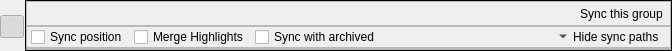
<?xml version="1.0" encoding="UTF-8"?>
<ui version="4.0">
 <class>SyncGroup</class>
 <widget class="QWidget" name="SyncGroup">
  <property name="geometry">
   <rect>
    <x>0</x>
    <y>0</y>
    <width>672</width>
    <height>50</height>
   </rect>
  </property>
  <layout class="QHBoxLayout" name="horizontalLayout_5">
   <property name="spacing">
    <number>0</number>
   </property>
   <property name="margin">
    <number>0</number>
   </property>
   <item>
    <widget class="QFrame" name="frame">
     <layout class="QVBoxLayout" name="verticalLayout">
      <property name="spacing">
       <number>0</number>
      </property>
      <property name="leftMargin">
       <number>0</number>
      </property>
      <property name="topMargin">
       <number>0</number>
      </property>
      <property name="rightMargin">
       <number>1</number>
      </property>
      <property name="bottomMargin">
       <number>0</number>
      </property>
      <item>
       <spacer name="verticalSpacer_2">
        <property name="orientation">
         <enum>Qt::Vertical</enum>
        </property>
        <property name="sizeHint" stdset="0">
         <size>
          <width>20</width>
          <height>30</height>
         </size>
        </property>
       </spacer>
      </item>
      <item>
       <widget class="QToolButton" name="power_btn">
        <property name="toolTip">
         <string>Enable or disable this Sync Group</string>
        </property>
        <property name="statusTip">
         <string>Enable or disable this Sync Group</string>
        </property>
        <property name="text">
         <string/>
        </property>
        <property name="icon">
         <iconset resource="images.qrc">
          <normaloff>:/stuff/power32gray.png</normaloff>
          <normalon>:/stuff/power32red.png</normalon>:/stuff/power32gray.png</iconset>
        </property>
        <property name="iconSize">
         <size>
          <width>16</width>
          <height>16</height>
         </size>
        </property>
        <property name="checkable">
         <bool>true</bool>
        </property>
        <property name="checked">
         <bool>true</bool>
        </property>
        <property name="autoRaise">
         <bool>true</bool>
        </property>
       </widget>
      </item>
      <item>
       <spacer name="verticalSpacer">
        <property name="orientation">
         <enum>Qt::Vertical</enum>
        </property>
        <property name="sizeHint" stdset="0">
         <size>
          <width>20</width>
          <height>28</height>
         </size>
        </property>
       </spacer>
      </item>
     </layout>
    </widget>
   </item>
   <item>
    <widget class="QFrame" name="group_frm">
     <property name="contextMenuPolicy">
      <enum>Qt::CustomContextMenu</enum>
     </property>
     <property name="frameShape">
      <enum>QFrame::Box</enum>
     </property>
     <property name="frameShadow">
      <enum>QFrame::Plain</enum>
     </property>
     <property name="lineWidth">
      <number>1</number>
     </property>
     <layout class="QVBoxLayout" name="verticalLayout_2">
      <property name="spacing">
       <number>0</number>
      </property>
      <property name="margin">
       <number>0</number>
      </property>
      <item>
       <widget class="QFrame" name="title_frm">
        <property name="sizePolicy">
         <sizepolicy hsizetype="Preferred" vsizetype="Fixed">
          <horstretch>0</horstretch>
          <verstretch>0</verstretch>
         </sizepolicy>
        </property>
        <property name="frameShape">
         <enum>QFrame::StyledPanel</enum>
        </property>
        <property name="frameShadow">
         <enum>QFrame::Raised</enum>
        </property>
        <layout class="QHBoxLayout" name="horizontalLayout_4">
         <property name="margin">
          <number>0</number>
         </property>
         <item>
          <widget class="QToolButton" name="refresh_btn">
           <property name="toolTip">
            <string>Reload the Group and check the paths for errors</string>
           </property>
           <property name="statusTip">
            <string>Reload the Group and check the paths for errors</string>
           </property>
           <property name="text">
            <string/>
           </property>
           <property name="icon">
            <iconset resource="images.qrc">
             <normaloff>:/stuff/refresh16.png</normaloff>:/stuff/refresh16.png</iconset>
           </property>
           <property name="iconSize">
            <size>
             <width>16</width>
             <height>16</height>
            </size>
           </property>
           <property name="checked">
            <bool>false</bool>
           </property>
           <property name="autoRaise">
            <bool>true</bool>
           </property>
          </widget>
         </item>
         <item>
          <spacer name="horizontalSpacer_2">
           <property name="orientation">
            <enum>Qt::Horizontal</enum>
           </property>
           <property name="sizeHint" stdset="0">
            <size>
             <width>40</width>
             <height>20</height>
            </size>
           </property>
          </spacer>
         </item>
         <item>
          <widget class="QLabel" name="title_lbl">
           <property name="autoFillBackground">
            <bool>true</bool>
           </property>
           <property name="text">
            <string/>
           </property>
           <property name="alignment">
            <set>Qt::AlignCenter</set>
           </property>
          </widget>
         </item>
         <item>
          <spacer name="horizontalSpacer">
           <property name="orientation">
            <enum>Qt::Horizontal</enum>
           </property>
           <property name="sizeHint" stdset="0">
            <size>
             <width>161</width>
             <height>20</height>
            </size>
           </property>
          </spacer>
         </item>
         <item>
          <widget class="QToolButton" name="sync_btn">
           <property name="toolTip">
            <string>Start the sync/merge process for this group</string>
           </property>
           <property name="statusTip">
            <string>Start the sync/merge process for this group</string>
           </property>
           <property name="text">
            <string>Sync this group</string>
           </property>
           <property name="icon">
            <iconset resource="images.qrc">
             <normaloff>:/stuff/sync.png</normaloff>:/stuff/sync.png</iconset>
           </property>
           <property name="checked">
            <bool>false</bool>
           </property>
           <property name="toolButtonStyle">
            <enum>Qt::ToolButtonTextBesideIcon</enum>
           </property>
           <property name="autoRaise">
            <bool>true</bool>
           </property>
          </widget>
         </item>
        </layout>
       </widget>
      </item>
      <item>
       <widget class="QFrame" name="checks_frm">
        <property name="sizePolicy">
         <sizepolicy hsizetype="Preferred" vsizetype="Fixed">
          <horstretch>0</horstretch>
          <verstretch>0</verstretch>
         </sizepolicy>
        </property>
        <property name="frameShape">
         <enum>QFrame::StyledPanel</enum>
        </property>
        <property name="frameShadow">
         <enum>QFrame::Raised</enum>
        </property>
        <layout class="QHBoxLayout" name="horizontalLayout">
         <property name="leftMargin">
          <number>4</number>
         </property>
         <property name="topMargin">
          <number>0</number>
         </property>
         <property name="rightMargin">
          <number>2</number>
         </property>
         <property name="bottomMargin">
          <number>0</number>
         </property>
         <item>
          <widget class="QCheckBox" name="sync_pos_chk">
           <property name="toolTip">
            <string>Sync the current position and read percent of the books</string>
           </property>
           <property name="statusTip">
            <string>Sync the current position and read percent of the books</string>
           </property>
           <property name="text">
            <string>Sync position</string>
           </property>
          </widget>
         </item>
         <item>
          <widget class="QCheckBox" name="merge_chk">
           <property name="toolTip">
            <string>Merge the highlights from both books\n(and/or the archived version)</string>
           </property>
           <property name="statusTip">
            <string>Merge the highlights from both books\\n(and/or the archived version)</string>
           </property>
           <property name="text">
            <string>Merge Highlights</string>
           </property>
          </widget>
         </item>
         <item>
          <widget class="QCheckBox" name="sync_db_chk">
           <property name="toolTip">
            <string>Keep a synced version of the book in the archived database</string>
           </property>
           <property name="statusTip">
            <string>Keep a synced version of the book in the archived database</string>
           </property>
           <property name="text">
            <string>Sync with archived</string>
           </property>
          </widget>
         </item>
         <item>
          <spacer name="horizontalSpacer_3">
           <property name="orientation">
            <enum>Qt::Horizontal</enum>
           </property>
           <property name="sizeHint" stdset="0">
            <size>
             <width>40</width>
             <height>20</height>
            </size>
           </property>
          </spacer>
         </item>
         <item>
          <widget class="QToolButton" name="fold_btn">
           <property name="styleSheet">
            <string notr="true">QToolButton{border:none;}</string>
           </property>
           <property name="text">
            <string>Hide sync paths</string>
           </property>
           <property name="checkable">
            <bool>true</bool>
           </property>
           <property name="toolButtonStyle">
            <enum>Qt::ToolButtonTextBesideIcon</enum>
           </property>
           <property name="arrowType">
            <enum>Qt::DownArrow</enum>
           </property>
          </widget>
         </item>
        </layout>
       </widget>
      </item>
      <item>
       <widget class="QFrame" name="items_frm">
        <property name="sizePolicy">
         <sizepolicy hsizetype="Preferred" vsizetype="Expanding">
          <horstretch>0</horstretch>
          <verstretch>0</verstretch>
         </sizepolicy>
        </property>
        <property name="frameShape">
         <enum>QFrame::StyledPanel</enum>
        </property>
        <property name="frameShadow">
         <enum>QFrame::Raised</enum>
        </property>
        <layout class="QVBoxLayout" name="verticalLayout_3">
         <property name="spacing">
          <number>0</number>
         </property>
         <property name="margin">
          <number>0</number>
         </property>
        </layout>
       </widget>
      </item>
     </layout>
    </widget>
   </item>
  </layout>
 </widget>
 <resources>
 <include location="images.qrc"/>
 </resources>
 <connections>
  <connection>
   <sender>power_btn</sender>
   <signal>toggled(bool)</signal>
   <receiver>group_frm</receiver>
   <slot>setEnabled(bool)</slot>
   <hints>
    <hint type="sourcelabel">
     <x>22</x>
     <y>21</y>
    </hint>
    <hint type="destinationlabel">
     <x>81</x>
     <y>83</y>
    </hint>
   </hints>
  </connection>
 </connections>
</ui>
